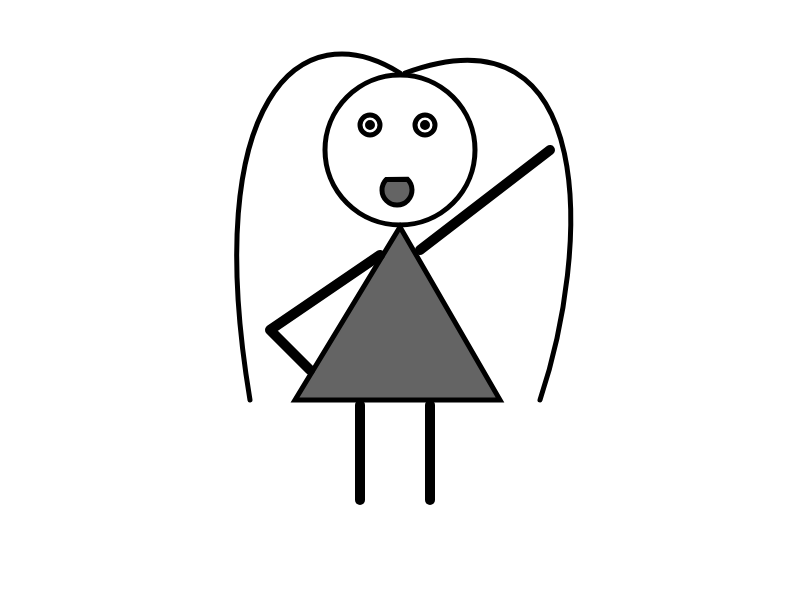
Frame 1 (no input)
Frame 60 (no input): identical to frame 1, image omitted
Frame 120 (the mouse pressed at the canvas centre since frame 60): identical to frame 1, image omitted

The p5.js sketch that drew this single still picture (run headless with seeded random() and noise() and a simulated clock; from frame 60 on, the mouse is pressed at the canvas centre):

// p5.js sketch
// ── sketch.js
function setup() {

createCanvas(800, 600);
background(255);
strokeWeight(5);
noFill()



noFill();
stroke(0, 0, 0);
bezier(400, 73, 300, 10, 200, 100, 250, 400);

noFill();
stroke(0, 0, 0);
bezier(405, 73, 600, 1, 590, 250, 540, 400);



ellipse(width/2,height/4,150,150)
ellipseMode(RADIUS);  
fill(255);  
ellipse(370, 125, 10, 10);  

ellipseMode(CENTER);  
fill(100);  
ellipse(370, 125, 5, 5); 

ellipseMode(RADIUS);  
fill(255);  
ellipse(425, 125, 10, 10);  

ellipseMode(CENTER);  
fill(100);  
ellipse(425, 125, 5, 5); 


arc(397, 190, 30, 30, -0.8, PI+QUARTER_PI, CHORD);


triangle(400, 227, 500, 400, 295, 400);



noFill();
strokeWeight(10.0);
strokeJoin(ROUND);
beginShape();
vertex(310, 370);
vertex(270, 330);
vertex(380, 255);
endShape();



strokeWeight(10.0);
strokeCap(ROUND);
line(420, 250, 550, 150)


strokeWeight(10.0);
strokeCap(ROUND);
line(360, 405, 360, 500)

strokeWeight(10.0);
strokeCap(ROUND);
line(430, 405, 430, 500)





}

function draw() {


 
}
